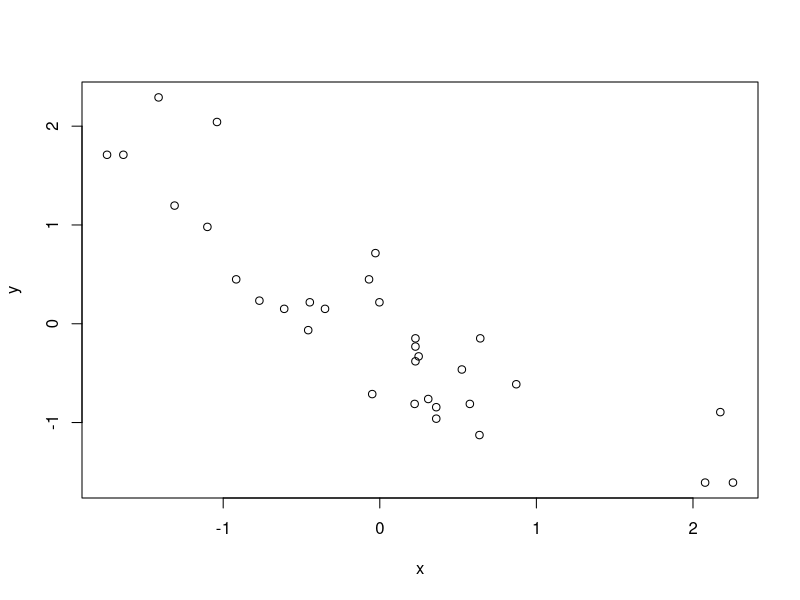

Source code (R):
## ---- chunk 1
#| include: false
library(dplyr)
library(ggplot2)
library(gganimate)
library(tibble)

dat <- mtcars |>
  select(c("mpg", "wt", "qsec", "am")) |>
  mutate(across(everything(), ~as.numeric(scale(.x))))
## ---- chunk 2
#> Regularizar os dados
mtcars_scaled <- as.data.frame(scale(mtcars))

y <- mtcars_scaled$mpg
x <- mtcars_scaled$wt
N <- nrow(mtcars_scaled)
## ---- chunk 3
plot(y ~ x)
## ---- chunk 4
b0 <- runif(1)
b1 <- runif(1)

(yhat <- b0 + b1 * x)
## ---- chunk 5
(mse <- mean((y - yhat)^2))
## ---- chunk 6
(gb0 <- sum(y - yhat) * (-2/N))
(gb1 <- sum((y - yhat) * x) * (-2/N))
## ---- chunk 7
g = 0.01

(b0_new <- b0 - g * gb0)
(b1_new <- b1 - g * gb1)
## ---- chunk 8
num_iterations <- 1000
#> Learning-rate
g <- 0.01

y <- mtcars_scaled$mpg
x <- mtcars_scaled$wt
N <- nrow(mtcars_scaled)

#> Valores iniciais para estimativas dos parâmetros
b0 <- runif(1)
b1 <- runif(1)

for (i in seq_len(num_iterations)) {

  if (i %% 100 == 0) cat("Iteração: ", i, "\n")

  #> Calcula o valor previsto
  yhat <- b0 + b1 * x

  #> Calcula a "função de perda"
  error <- y - yhat
  mse <- mean(error^2)

  if (i %% 100 == 0) {
    cat("Valor da perda: ", as.numeric(mse), "\n")
  }

  #> Calcula o gradiente nos pontos atuais
  gb0 <- sum(y - yhat) * (-2/N)
  gb1 <- sum((y - yhat) * x) * (-2/N)
  #> Atualiza o valor dos parâmetros usando o gradiente
  b0_new <- b0 - g * gb0
  b1_new <- b1 - g * gb1

  b0 <- b0_new
  b1 <- b1_new

  if (i %% 100 == 0) {
    cat("Betas: ", c(b0, b1), "\n\n")
  }

}
## ---- chunk 9
c(b0, b1)
## ---- chunk 10
summary(model_lm <- lm(mpg ~ wt, data = mtcars_scaled))
## ---- chunk 11
#| code-fold: true
num_iterations <- 1000
#> Learning-rate
alpha <- 0.01

y <- dat$mpg
x <- dat$wt
N <- nrow(dat)

#> Valores iniciais para estimativas dos parâmetros
b0 <- runif(1)
b1 <- runif(1)

betas <- matrix(ncol = 2, nrow = num_iterations)
for (i in seq_len(num_iterations)) {

  #> Calcula o valor previsto
  yhat <- b0 + b1 * x

  #> Calcula a "função de perda"
  error <- y - yhat
  mse <- mean(error^2)

  #> Calcula o gradiente nos pontos atuais
  gb0 <- sum(y - yhat) * (-2/N)
  gb1 <- sum((y - yhat) * dat$wt) * (-2/N)
  #> Atualiza o valor dos parâmetros usando o gradiente
  b0_new <- b0 - alpha * gb0
  b1_new <- b1 - alpha * gb1

  b0 <- b0_new
  b1 <- b1_new
  
  betas[i, 1] <- b0_new
  betas[i, 2] <- b1_new


}

sel <- c(1:10, seq(20, 100, 10), seq(100, 1000, 50))

library(ggplot2)
library(gganimate)
library(tibble)

tbl_betas <- tibble(
  iter = sel,
  beta0 = betas[sel, 1],
  beta1 = betas[sel, 2]
)

ggplot() +
  geom_point(
    data = dat,
    aes(x = wt, y = mpg),
    shape = 21
  ) +
  geom_abline(
    data = tbl_betas,
    aes(intercept = beta0, slope = beta1),
    color = "#CB181D",
    lwd = 0.8
  ) +
  geom_text(
    data = tbl_betas,
    aes(x = 1.8, y = 1.8, label = paste("Iteration:", iter)),
    size = 5
  ) +
  transition_states(iter) +
  enter_fade() + 
  exit_shrink() +
  theme_bw()
## ---- chunk 12
grad <- function(beta) {

  (2/N) * t(X) %*% (X %*% beta - y)

}

loss <- function(beta) {

  e = y - X %*% beta

  t(e) %*% e

}
## ---- chunk 13
library(dplyr)

dat <- mtcars |>
  select(c("mpg", "wt", "qsec", "am")) |>
  mutate(across(everything(), ~as.numeric(scale(.x))))

y <- dat$mpg
X <- as.matrix(dat[, c("wt", "qsec", "am")])
X <- cbind(1, X)
colnames(X)[1] <- c("coef")
N <- nrow(X)
## ---- chunk 14
#> Valor inicial para os betas
beta <- runif(ncol(X))

# Opcional
#> Computa a "predição" do modelo
yhat <- X %*% beta
#> Calcula o valor da função de perda
l <- loss(beta)

#> Atualiza o valor dos beta
beta_new <- beta - alpha * grad(beta)
## ---- chunk 15
#| code-fold: true
beta <- runif(ncol(X))
num_iterations <- 10000
alpha <- 0.001

for (i in seq_len(num_iterations)) {

  if (i %% 1000 == 0) cat("Iteração: ", i, "\n")

  #> Calcula o valor previsto
  yhat <- X %*% beta

  #> Calcula a "função de perda"
  vl_loss <- loss(beta)

  if (i %% 1000 == 0) {
    cat("Valor da perda: ", as.numeric(vl_loss), "\n")
  }

  #> Calcula o gradiente nos pontos atuais
  grad_current <- grad(beta)
  #> Atualiza o valor dos parâmetros usando o gradiente
  beta_current <- beta - alpha * grad_current

  beta <- beta_current

  if (i %% 1000 == 0) {
    cat("Betas: ", beta, "\n\n")
  }

}
## ---- chunk 16
beta_current
## ---- chunk 17
summary(model_lm <- lm(mpg ~ wt + qsec + am, data = dat))
